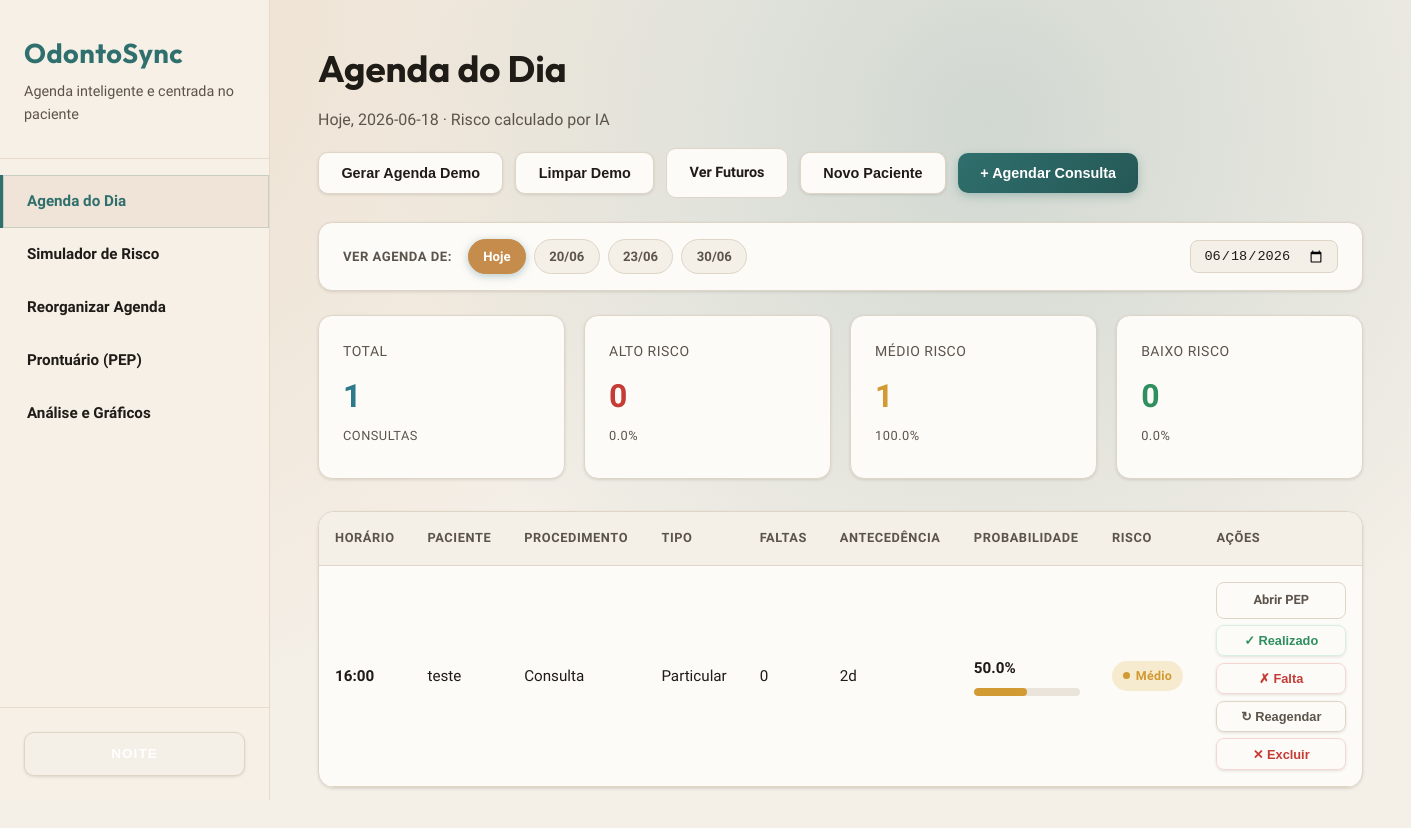
The page / on the database its author committed.
### tables this page shows
CREATE TABLE pacientes (
            id TEXT PRIMARY KEY,
            nome TEXT NOT NULL,
            faixa_etaria TEXT NOT NULL,
            tipo_pagamento TEXT NOT NULL,
            faltas_anteriores INTEGER DEFAULT 0,
            taxa_historica REAL DEFAULT 0.0,
            tempo_como_paciente INTEGER DEFAULT 0,
            created_at TIMESTAMP DEFAULT CURRENT_TIMESTAMP,
            updated_at TIMESTAMP DEFAULT CURRENT_TIMESTAMP
        , fumante INTEGER DEFAULT 0, doenca_cronica INTEGER DEFAULT 0, complexidade_tratamento TEXT DEFAULT 'Baixa', photo_url TEXT, lgpd_mask INTEGER DEFAULT 1);

### app/routes/agenda.py (the view, shortened to what this page needs)
@bp.route('/')
def index():
    hoje = datetime.now().strftime('%Y-%m-%d')
    data_param = request.args.get('data', '').strip()
    if data_param:
        data_referencia = data_param
    else:
        data_referencia = hoje
    consultas = get_consultas_do_dia(data_referencia)
    if not consultas and not data_param:
        data_disponivel = get_data_referencia_consultas(hoje)
        if data_disponivel:
            data_referencia = data_disponivel
            consultas = get_consultas_do_dia(data_referencia)
    datas_disponiveis = get_datas_com_consultas(hoje)
    consultas_com_risco, stats = _calcular_risco_consultas(consultas)
    return render_template(
        'agenda.html',
        consultas=consultas_com_risco,
        stats=stats,
        data=data_referencia,
        data_selecionada=data_referencia,
        hoje=hoje,
        datas_disponiveis=datas_disponiveis,
        active_page='agenda'
    )

### app/ml/inferencia.py (called while the page is built)
def carregar_modelo():
    global _modelo, _encoders
    if _modelo is None or _encoders is None:
        if not os.path.exists(Config.MODELO_PATH):
            raise FileNotFoundError(
                f"Modelo não encontrado em {Config.MODELO_PATH}. "
                "Execute primeiro: python -m app.ml.treinar"
            )
        _modelo = joblib.load(Config.MODELO_PATH)
        _encoders = joblib.load(Config.ENCODERS_PATH)
        print("[OK] Modelo e encoders carregados")
    return _modelo, _encoders

def prever_e_classificar(dados_consulta):
    probabilidade = prever_risco(dados_consulta)
    categoria, cor = classificar_risco(probabilidade)
    recomendacao = recomendar_acao(probabilidade, categoria)
    return {
        'probabilidade': round(probabilidade * 100, 1),  # Converter para %
        'probabilidade_decimal': probabilidade,
        'categoria': categoria,
        'cor': cor,
        'recomendacao': recomendacao
    }

### app/models/database.py (called while the page is built, shortened)
def _ensure_schema(conn):
    global _schema_checked
    if _schema_checked:
        return

def get_connection():
    conn = sqlite3.connect(Config.DATABASE_PATH)
    conn.row_factory = sqlite3.Row  # Permite acessar colunas por nome
    _ensure_schema(conn)
    return conn

def get_consultas_do_dia(data):
    conn = get_connection()
    cursor = conn.cursor()
    cursor.execute('''
        SELECT c.*, p.nome, p.faixa_etaria, p.tipo_pagamento, p.faltas_anteriores,
               p.taxa_historica, p.tempo_como_paciente,
               p.fumante, p.doenca_cronica, p.complexidade_tratamento, p.photo_url
        FROM consultas c
        JOIN pacientes p ON c.paciente_id = p.id
        WHERE c.data = ? AND c.status_atendimento IS NULL
        ORDER BY c.horario
    ''', (data,))
    consultas = cursor.fetchall()
    conn.close()
    return consultas

def get_datas_com_consultas(data_inicio=None):
    conn = get_connection()
    cursor = conn.cursor()
    if data_inicio:
        cursor.execute(
            'SELECT DISTINCT data FROM consultas WHERE data >= ? ORDER BY data ASC LIMIT 60',
            (data_inicio,)
        )
    else:
        cursor.execute('SELECT DISTINCT data FROM consultas ORDER BY data ASC LIMIT 60')
    rows = cursor.fetchall()
    conn.close()
    return [r['data'] for r in rows]

### app/templates/agenda.html (shortened to what this page needs)
{% extends "base.html" %}
{% block content %}
<div class="agenda-toolbar">
  <div class="page-header" style="margin-bottom:0">
    <h1 class="page-title">Agenda do Dia</h1>
    <p class="page-subtitle">
      {% if data_selecionada == hoje %}
        Hoje, {{ data }} · Risco calculado por IA
      {% else %}
        {{ data }} · Agenda futura · Risco calculado por IA
      {% endif %}
    </p>
  </div>
  <div class="toolbar-actions">
    <button class="btn-secondary" id="btn-gerar-ficticia" onclick="abrirModalDemoData()">
      Gerar Agenda Demo
    </button>
    <button class="btn-secondary" id="btn-limpar-demo" onclick="limparPacientesDemo()" title="Remover todas as consultas e pacientes demo">
      Limpar Demo
    </button>
    <a href="/agendamentos-futuros" class="btn-secondary">
      Ver Futuros
    </a>
    <button class="btn-secondary" onclick="abrirModalCriarPaciente()">
      Novo Paciente
    </button>
    <button class="btn-primary" onclick="abrirModalAgendar()">
      + Agendar Consulta
    </button>
  </div>
</div>
<div class="date-nav">
  <label>Ver agenda de:</label>
  <div class="date-chips">
    <a href="/" class="date-chip hoje-chip {% if data_selecionada == hoje %}active{% endif %}">Hoje</a>
    {% for d in datas_disponiveis %}
      {% if d != hoje %}
        <a href="/?data={{ d }}" class="date-chip {% if data_selecionada == d %}active{% endif %}">
          {{ d[8:10] }}/{{ d[5:7] }}
        </a>
      {% endif %}
    {% endfor %}
  </div>
  <div class="date-picker-wrap">
    <input type="date" id="date-custom-pick" value="{{ data_selecionada }}"
           onchange="if(this.value) window.location='/?data='+this.value"
           title="Ir para data específica">
  </div>
</div>
<div class="stats-grid">
  <div class="stat-card info">
    <div class="stat-label">Total</div>
    <div class="stat-value">{{ stats.total }}</div>
    {% if stats.total > 0 %}<div class="stat-label">consultas</div>{% endif %}
  </div>
  <div class="stat-card danger">
    <div class="stat-label">Alto Risco</div>
    <div class="stat-value">{{ stats.alto_risco }}</div>
    {% if stats.total > 0 %}<div class="stat-label">{{ ((stats.alto_risco / stats.total) * 100) | round(1) }}%</div>{% endif %}
  </div>
  <div class="stat-card warning">
    <div class="stat-label">Médio Risco</div>
    <div class="stat-value">{{ stats.medio_risco }}</div>
    {% if stats.total > 0 %}<div class="stat-label">{{ ((stats.medio_risco / stats.total) * 100) | round(1) }}%</div>{% endif %}
  </div>
  <div class="stat-card success">
    <div class="stat-label">Baixo Risco</div>
    <div class="stat-value">{{ stats.baixo_risco }}</div>
    {% if stats.total > 0 %}<div class="stat-label">{{ ((stats.baixo_risco / stats.total) * 100) | round(1) }}%</div>{% endif %}
  </div>
</div>
{% if consultas %}
<div class="table-container">
  <table>
    <thead>
      <tr>
        <th>Horário</th>
        <th>Paciente</th>
        <th>Procedimento</th>
        <th>Tipo</th>
        <th>Faltas</th>
        <th>Antecedência</th>
        <th class="risco-cell">Probabilidade</th>
        <th>Risco</th>
        <th class="action-cell">Ações</th>
      </tr>
    </thead>
    <tbody>
      {% for c in consultas %}
      <tr id="consulta-row-{{ c.id }}">
        <td>
          <strong>{{ c.horario }}</strong>
        </td>
        <td>{{ c.nome }}</td>
        <td>{{ c.procedimento }}</td>
        <td>{{ c.tipo_pagamento }}</td>
        <td>{{ c.faltas_anteriores }}</td>
        <td>{{ c.antecedencia_dias }}d</td>
        <td class="risco-cell">
          <strong>{{ c.risco.probabilidade }}%</strong>
          <div class="progress-bar">
            <div class="progress-fill {{ c.risco.cor }}"
                 style="width: {{ c.risco.probabilidade }}%"></div>
          </div>
        </td>
        <td>
          <span class="risk-chip {{ c.risco.cor }}">
            <span class="risk-dot"></span>{{ c.risco.categoria }}
          </span>
        </td>
        <td class="action-cell">
          <div class="action-group">
            <a href="/prontuario/{{ c.paciente_id }}"
               class="action-btn ghost">Abrir PEP</a>
            <button class="action-btn success-ghost"
                    onclick="registrarDesfecho({{ c.id }}, 'Realizado')">
              ✓ Realizado
            </button>
            <button class="action-btn danger-ghost"
                    onclick="registrarDesfecho({{ c.id }}, 'Falta')">
              ✗ Falta
            </button>
            <button class="action-btn ghost"
                    onclick="buscarReagendamento({{ c.id }})">
              ↻ Reagendar
            </button>
            <button class="action-btn danger-ghost"
                    onclick="excluirConsulta({{ c.id }})">
              ✕ Excluir
            </button>
          </div>
        </td>
      </tr>
      {% endfor %}
    </tbody>
  </table>
</div>
{% endif %}
{% endblock %}

### app/static/css/style.css (style rules this page uses)
:root { --bg-primary: #fdfbf8; --bg-secondary: #f4efe7; --bg-tertiary: #ebe4da; --text-primary: #1f1b16; --text-secondary: #5c544b; --border-color: #dfd5c7; --accent-primary: #2f6f6d; --accent-hover: #255856; --accent-secondary: #c58c4b; --danger: #c43c35; --danger-bg: #f6d6d1; --warning: #d29a32; --warning-bg: #f7ebcf; --success: #2f8f5f; --success-bg: #d7eee2; --info: #2c7a8a; --info-bg: #d4ecf0; --sidebar-bg: #f6f0e7; --sidebar-border: #e5dacb; --sidebar-text: var(--text-primary); --sidebar-hover: #efe4d7; --shadow-sm: 0 1px 3px rgba(31, 27, 22, 0.12); --shadow-md: 0 8px 16px rgba(31, 27, 22, 0.12); --shadow-lg: 0 16px 32px rgba(31, 27, 22, 0.16); --font-heading: 'Outfit', 'Helvetica Neue', Arial, sans-serif; --font-body: 'Source Sans 3', 'Helvetica Neue', Arial, sans-serif; --font-mono: 'Outfit', monospace; --transition: color 0.2s ease, background-color 0.2s ease, border-color 0.2s ease, box-shadow 0.2s ease, transform 0.2s ease; }
* { margin: 0; padding: 0; box-sizing: border-box; }
body { font-family: var(--font-body); background-color: var(--bg-secondary); color: var(--text-primary); line-height: 1.6; display: flex; min-height: 100vh; transition: background-color 0.2s ease, color 0.2s ease; background-image: radial-gradient(circle at top left, rgba(197, 140, 75, 0.18), transparent 45%), radial-gradient(circle at 70% 15%, rgba(47, 111, 109, 0.18), transparent 50%); }
.page-header { margin-bottom: 2rem; }
.page-title { font-size: 2.3rem; font-weight: 700; color: var(--text-primary); margin-bottom: 0.5rem; font-family: var(--font-heading); }
.page-subtitle { font-size: 1rem; color: var(--text-secondary); }
.stats-grid { display: grid; grid-template-columns: repeat(auto-fit, minmax(210px, 1fr)); gap: 1.2rem; margin-bottom: 2rem; }
.stat-card { background-color: var(--bg-primary); padding: 1.5rem; border-radius: 14px; border: 1px solid var(--border-color); box-shadow: var(--shadow-sm); transition: var(--transition); position: relative; overflow: hidden; }
.stat-card::after { content: ''; position: absolute; inset: 0; background: linear-gradient(120deg, transparent, rgba(47, 111, 109, 0.08)); opacity: 0; transition: opacity 0.2s ease; }
.stat-label { font-size: 0.875rem; color: var(--text-secondary); font-weight: 500; text-transform: uppercase; letter-spacing: 0.5px; margin-bottom: 0.5rem; }
.stat-card .stat-label:last-child { margin-top: 0.25rem; font-size: 0.8rem; }
.stat-value { font-size: 2rem; font-weight: 700; color: var(--text-primary); }
.stat-card.danger .stat-value { color: var(--danger); }
.stat-card.warning .stat-value { color: var(--warning); }
.stat-card.success .stat-value { color: var(--success); }
.stat-card.info .stat-value { color: var(--info); }
.table-container { background-color: var(--bg-primary); border-radius: 16px; border: 1px solid var(--border-color); overflow: hidden; box-shadow: var(--shadow-sm); }
table { width: 100%; border-collapse: collapse; }
thead { background-color: var(--bg-secondary); border-bottom: 1px solid var(--border-color); }
th { padding: 1rem; text-align: left; font-weight: 700; font-size: 0.8rem; color: var(--text-secondary); text-transform: uppercase; letter-spacing: 0.6px; }
td { padding: 1rem; border-bottom: 1px solid var(--border-color); color: var(--text-primary); font-size: 0.95rem; }
tbody tr { transition: var(--transition); }
.progress-bar { height: 8px; background-color: var(--bg-tertiary); border-radius: 4px; overflow: hidden; margin-top: 0.5rem; }
.progress-fill { height: 100%; border-radius: 4px; transition: width 0.5s ease; }
.progress-fill.warning { background-color: var(--warning); }
label { display: block; font-size: 0.875rem; font-weight: 600; color: var(--text-primary); margin-bottom: 0.5rem; }
button { padding: 0.9rem 2rem; background-color: var(--accent-primary); color: white; border: none; border-radius: 10px; font-size: 0.95rem; font-weight: 600; cursor: pointer; transition: var(--transition); box-shadow: var(--shadow-sm); }
.page-header { animation: rise-in 0.5s ease both; }
.stats-grid .stat-card, .cards-grid .card, .table-container, .result-card, .form-container, .grafico { animation: rise-in 0.5s ease both; }
.stats-grid .stat-card:nth-child(1) { animation-delay: 0.05s; }
.stats-grid .stat-card:nth-child(2) { animation-delay: 0.1s; }
.stats-grid .stat-card:nth-child(3) { animation-delay: 0.15s; }
.stats-grid .stat-card:nth-child(4) { animation-delay: 0.2s; }

### rows shown on the page
pacientes: horario "16:00", nome "teste", procedimento "Consulta", tipo_pagamento "Particular", faltas_anteriores "0", antecedencia_dias "2", risco.probabilidade "50.0", risco.categoria "Médio"

### other values the page prints
{{ data }} "2026-06-18"
{{ d[8:10] }} "20" "23" "30"
{{ d[5:7] }} "06" "06" "06"
{{ stats.total }} "1"
{{ stats.alto_risco }} "0"
{{ ((stats.alto_risco / stats.total) * 100) | round(1) }} "0.0"
{{ stats.medio_risco }} "1"
{{ ((stats.medio_risco / stats.total) * 100) | round(1) }} "100.0"
{{ stats.baixo_risco }} "0"
{{ ((stats.baixo_risco / stats.total) * 100) | round(1) }} "0.0"
